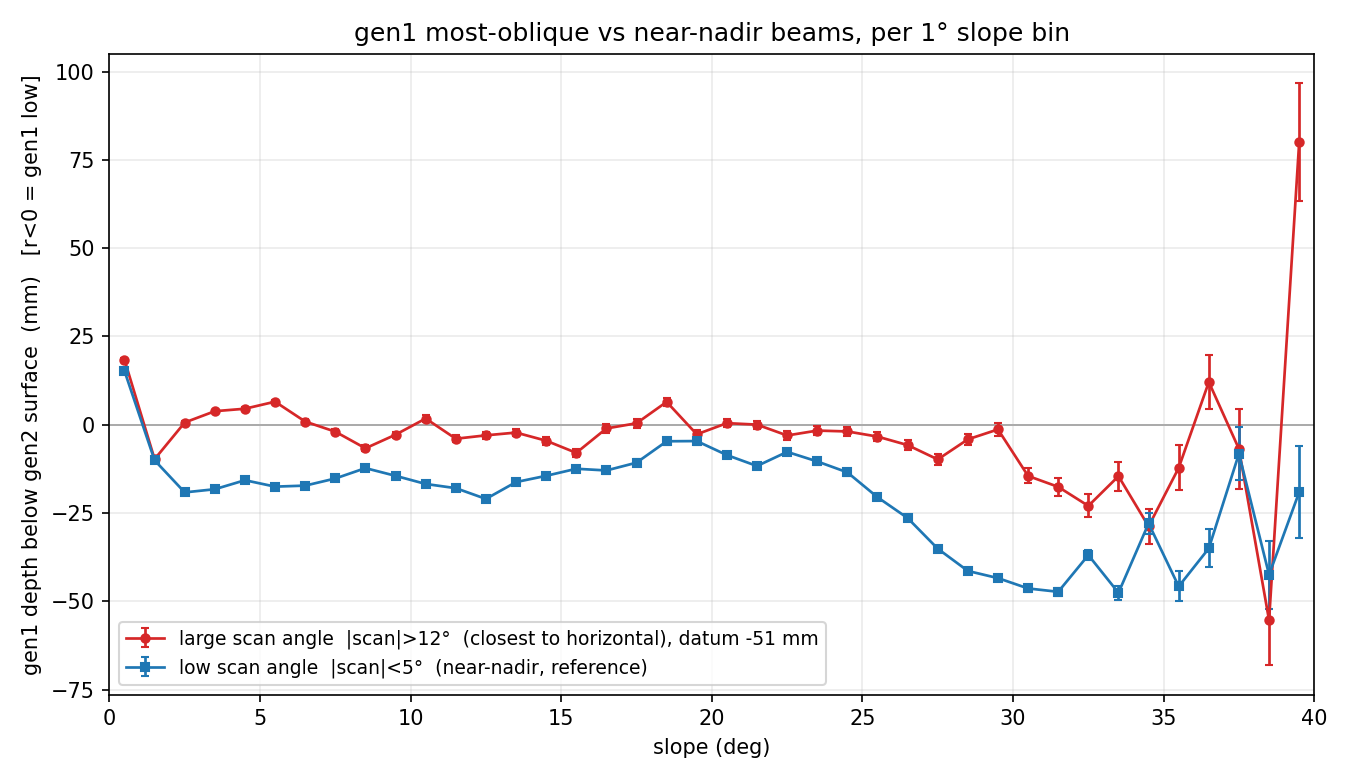

The Python source for this figure:
#!/usr/bin/env python3
"""Degree-by-degree gen1 residual vs slope for two beam selections, with error bars:
  - large SCAN angle  |scan_angle| > 12 deg  (most oblique; beam closest to horizontal)
  - low   SCAN angle  |scan_angle| <  5 deg  (near-nadir; reference curve)
Residual r = d_mm - datum, datum = flat-ground (<3 deg) median d_mm, so r<0 = gen1
reads the ground low. Error bar = robust SE of the median = 1.2533 * NMAD / sqrt(n).

    ./lidar-icp/bin/python analysis/ridgelines/lowangle_slope_dependence.py
"""
import numpy as np
import matplotlib
matplotlib.use("Agg")
import matplotlib.pyplot as plt

A = np.load("data/derived/elba_fulldensity/gen1_csf_angles.npz")
d = A["d_mm"].astype(float); sa = np.abs(A["scan_angle"].astype(float))
sl = A["slope"].astype(float)
ok = np.isfinite(d) & np.isfinite(sa) & np.isfinite(sl)
d, sa, sl = d[ok], sa[ok], sl[ok]
datum = np.median(d[sl < 3]); r = d - datum

def nmad(x): return 1.4826 * np.median(np.abs(x - np.median(x)))

def curve(mask, nmin=100):
    edges = np.arange(0, 41, 1.0)
    xc, med, se, ns = [], [], [], []
    for lo, hi in zip(edges[:-1], edges[1:]):
        v = r[mask & (sl >= lo) & (sl < hi)]
        if v.size < nmin:
            continue
        xc.append((lo + hi) / 2); med.append(np.median(v))
        se.append(1.2533 * nmad(v) / np.sqrt(v.size)); ns.append(v.size)
    return np.array(xc), np.array(med), np.array(se), np.array(ns)

xh, mh, eh, nh = curve(sa > 12)     # closest to horizontal (subject)
xs, ms, es, ns = curve(sa < 5)      # near-nadir (reference)

# --- degree-by-degree table for the |scan|>12 subject subset ---
print(f"datum (flat-ground <3 deg median d_mm) = {datum:+.1f} mm")
print("|scan|>12 deg  subject subset")
print(f"{'slope_bin':>10}  {'median_r_mm':>12}  {'n':>8}")
edges = np.arange(0, 41, 1.0)
for lo, hi in zip(edges[:-1], edges[1:]):
    v = r[(sa > 12) & (sl >= lo) & (sl < hi)]
    if v.size < 100:
        print(f"{lo:4.0f}-{hi:<4.0f}  {'--':>12}  {v.size:>8}")
    else:
        print(f"{lo:4.0f}-{hi:<4.0f}  {np.median(v):>12.1f}  {v.size:>8}")

fig, ax = plt.subplots(figsize=(9, 5.2), dpi=150)
ax.axhline(0, color="0.6", lw=0.8, zorder=0)
ax.errorbar(xh, mh, yerr=eh, fmt="o-", ms=4, lw=1.3, capsize=2, color="#d62728",
            label=f"large scan angle  |scan|>12°  (closest to horizontal), datum {datum:+.0f} mm")
ax.errorbar(xs, ms, yerr=es, fmt="s-", ms=4, lw=1.3, capsize=2, color="#1f77b4",
            label="low scan angle  |scan|<5°  (near-nadir, reference)")
ax.set_xlabel("slope (deg)")
ax.set_ylabel("gen1 depth below gen2 surface  (mm)   [r<0 = gen1 low]")
ax.set_title("gen1 most-oblique vs near-nadir beams, per 1° slope bin")
ax.legend(loc="lower left", fontsize=9)
ax.set_xlim(0, 40)
ax.grid(True, alpha=0.25)
fig.tight_layout()
out = "analysis/ridgelines/lowangle_slope_dependence.png"
fig.savefig(out)
print("wrote", out, "size", fig.get_size_inches() * fig.dpi)
